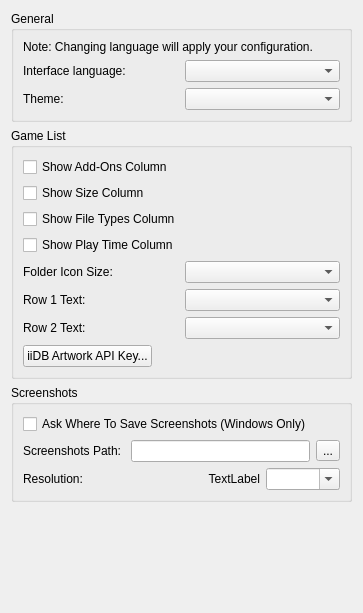
<?xml version="1.0" encoding="UTF-8"?>
<ui version="4.0">
 <class>ConfigureUi</class>
 <widget class="QWidget" name="ConfigureUi">
  <property name="geometry">
   <rect>
    <x>0</x>
    <y>0</y>
    <width>363</width>
    <height>613</height>
   </rect>
  </property>
  <property name="windowTitle">
   <string>Form</string>
  </property>
  <property name="accessibleName">
   <string>UI</string>
  </property>
  <layout class="QVBoxLayout" name="verticalLayout">
   <item>
    <widget class="QGroupBox" name="general_groupBox">
     <property name="title">
      <string>General</string>
     </property>
     <layout class="QHBoxLayout" name="horizontalLayout">
      <item>
       <layout class="QVBoxLayout" name="verticalLayout_2">
        <item>
         <widget class="QLabel" name="label_change_language_info">
          <property name="text">
           <string>Note: Changing language will apply your configuration.</string>
          </property>
          <property name="wordWrap">
           <bool>true</bool>
          </property>
         </widget>
        </item>
        <item>
         <layout class="QHBoxLayout" name="horizontalLayout_2">
          <item>
           <widget class="QLabel" name="language_label">
            <property name="text">
             <string>Interface language:</string>
            </property>
           </widget>
          </item>
          <item>
           <widget class="QComboBox" name="language_combobox"/>
          </item>
         </layout>
        </item>
        <item>
         <layout class="QHBoxLayout" name="horizontalLayout_3">
          <item>
           <widget class="QLabel" name="theme_label">
            <property name="text">
             <string>Theme:</string>
            </property>
           </widget>
          </item>
          <item>
           <widget class="QComboBox" name="theme_combobox"/>
          </item>
         </layout>
        </item>
       </layout>
      </item>
     </layout>
    </widget>
   </item>
   <item>
    <widget class="QGroupBox" name="GameListGroupBox">
     <property name="title">
      <string>Game List</string>
     </property>
     <layout class="QHBoxLayout" name="GameListHorizontalLayout">
      <item>
       <layout class="QVBoxLayout" name="GeneralVerticalLayout">
        <item>
         <widget class="QCheckBox" name="show_add_ons">
          <property name="text">
           <string>Show Add-Ons Column</string>
          </property>
         </widget>
        </item>
        <item>
         <widget class="QCheckBox" name="show_size">
          <property name="text">
           <string>Show Size Column</string>
          </property>
         </widget>
        </item>
        <item>
         <widget class="QCheckBox" name="show_types">
          <property name="text">
           <string>Show File Types Column</string>
          </property>
         </widget>
        </item>
        <item>
         <widget class="QCheckBox" name="show_play_time">
          <property name="text">
           <string>Show Play Time Column</string>
          </property>
         </widget>
        </item>
        <item>
         <layout class="QHBoxLayout" name="folder_icon_size_qhbox_layout_2">
          <item>
           <widget class="QLabel" name="folder_icon_size_label">
            <property name="text">
             <string>Folder Icon Size:</string>
            </property>
           </widget>
          </item>
          <item>
           <widget class="QComboBox" name="folder_icon_size_combobox"/>
          </item>
         </layout>
        </item>
        <item>
         <layout class="QHBoxLayout" name="row_1_qhbox_layout">
          <item>
           <widget class="QLabel" name="row_1_label">
            <property name="text">
             <string>Row 1 Text:</string>
            </property>
           </widget>
          </item>
          <item>
           <widget class="QComboBox" name="row_1_text_combobox"/>
          </item>
         </layout>
        </item>
        <item>
         <layout class="QHBoxLayout" name="row_2_qhbox_layout">
          <item>
           <widget class="QLabel" name="row_2_label">
            <property name="text">
             <string>Row 2 Text:</string>
            </property>
           </widget>
          </item>
          <item>
           <widget class="QComboBox" name="row_2_text_combobox"/>
          </item>
         </layout>
        </item>
        <item alignment="Qt::AlignLeft">
         <widget class="QPushButton" name="iidb_api_key">
          <property name="text">
           <string>iiDB Artwork API Key...</string>
          </property>
          <property name="toolTip">
           <string>Set, test or forget the personal key for browsing iiDB artwork in game Properties.</string>
          </property>
         </widget>
        </item>
       </layout>
      </item>
     </layout>
    </widget>
   </item>
   <item>
    <widget class="QGroupBox" name="screenshots_GroupBox">
     <property name="title">
      <string>Screenshots</string>
     </property>
     <layout class="QVBoxLayout" name="verticalLayout_4">
      <item>
       <layout class="QVBoxLayout" name="verticalLayout_3">
        <item>
         <widget class="QCheckBox" name="enable_screenshot_save_as">
          <property name="text">
           <string>Ask Where To Save Screenshots (Windows Only)</string>
          </property>
         </widget>
        </item>
        <item>
         <layout class="QHBoxLayout" name="horizontalLayout_4">
          <item>
           <widget class="QLabel" name="label">
            <property name="text">
             <string>Screenshots Path: </string>
            </property>
           </widget>
          </item>
          <item>
           <widget class="QLineEdit" name="screenshot_path_edit"/>
          </item>
          <item>
           <widget class="QToolButton" name="screenshot_path_button">
            <property name="text">
             <string>...</string>
            </property>
           </widget>
          </item>
         </layout>
        </item>
        <item>
         <layout class="QGridLayout" name="gridLayout">
          <property name="spacing">
           <number>6</number>
          </property>
          <item row="0" column="1">
           <layout class="QHBoxLayout" name="horizontalLayout_5">
            <item>
             <widget class="QLabel" name="screenshot_width">
              <property name="text">
               <string>TextLabel</string>
              </property>
              <property name="alignment">
               <set>Qt::AlignmentFlag::AlignRight|Qt::AlignmentFlag::AlignTrailing|Qt::AlignmentFlag::AlignVCenter</set>
              </property>
             </widget>
            </item>
            <item>
             <widget class="QComboBox" name="screenshot_height">
              <property name="editable">
               <bool>true</bool>
              </property>
             </widget>
            </item>
           </layout>
          </item>
          <item row="0" column="0">
           <widget class="QLabel" name="label_3">
            <property name="text">
             <string>Resolution:</string>
            </property>
           </widget>
          </item>
         </layout>
        </item>
       </layout>
      </item>
     </layout>
    </widget>
   </item>
   <item>
    <spacer name="verticalSpacer">
     <property name="orientation">
      <enum>Qt::Orientation::Vertical</enum>
     </property>
     <property name="sizeHint" stdset="0">
      <size>
       <width>20</width>
       <height>40</height>
      </size>
     </property>
    </spacer>
   </item>
  </layout>
 </widget>
 <resources/>
 <connections/>
</ui>
